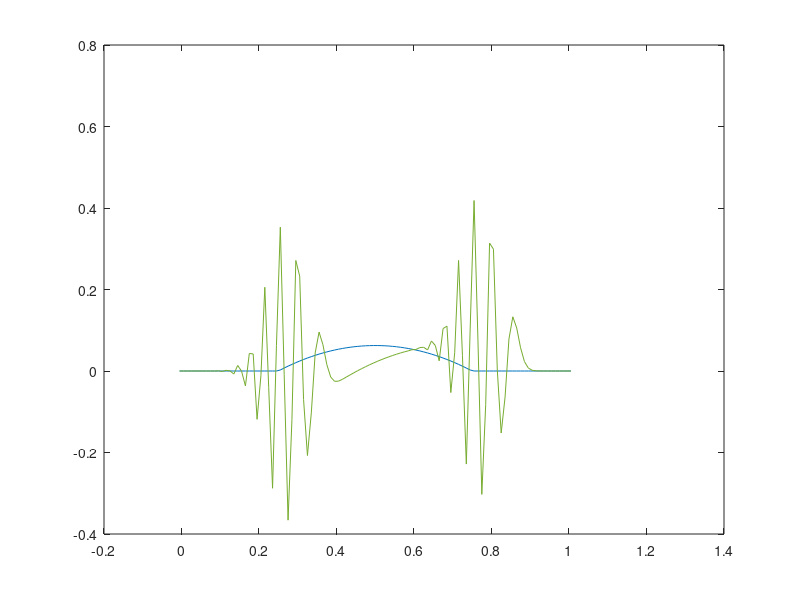

This figure's MATLAB source:
% Problema 2.
% (b).

N=100; L=1;
Dx=L/N; c=1; T=0.2;
x=zeros(N+2);
theta_ini=zeros(N+2);
for ix=0:N+1
    ix_s=ix+1;
    x_i=Dx*(ix-(1/2));
    x(ix_s,1)=x_i;
    
    if 0.25<x_i && x_i<0.75
        theta_ini(ix_s,1)=(x_i-0.25)*(0.75-x_i)
    end
end

theta_n=theta_ini;
theta_nm1=theta_ini;
t=0;
Dt=0.9*(Dx/c); %SE PUEDE CAMBIAR A 0.01 PARA QUE SE VEA BIEN, O REPORTAR EL ANTERIOR, O AMBOS
while t<T
    for ix=1:N
        ix_s=ix+1;
        theta_nm1(ix_s,1)=theta_n(ix_s,1)-Dt*c*(theta_n(ix_s+1,1)-theta_n(ix_s-1,1))/(2*Dx);
    end
    
    t=t+Dt;
    theta_n=theta_nm1;
end
plot(x,theta_ini,x,theta_nm1)
